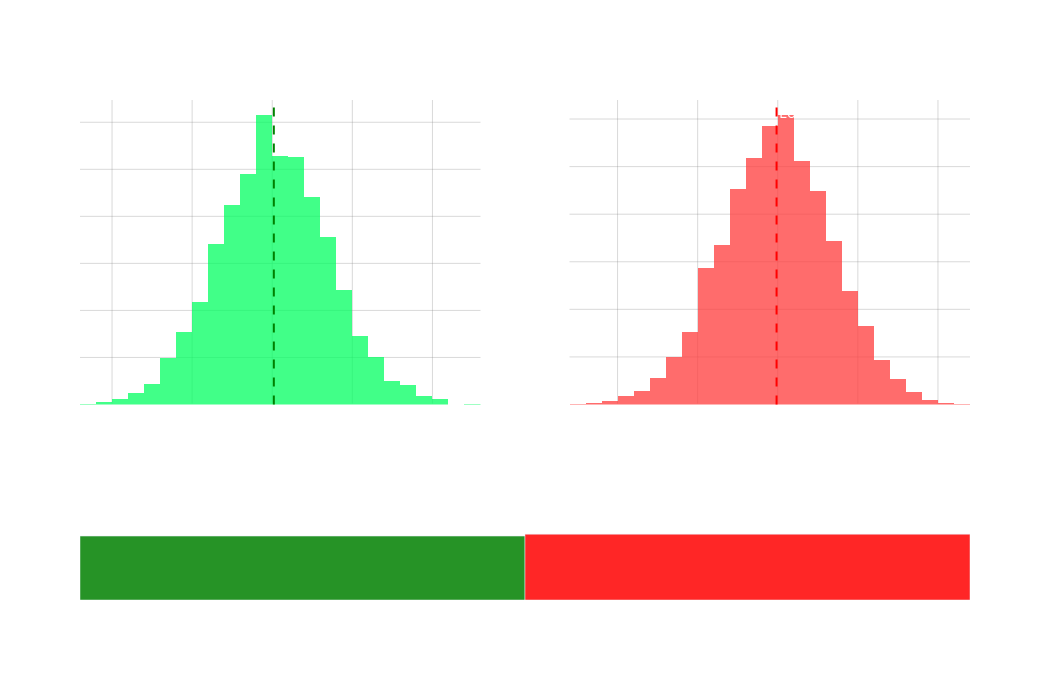

The notebook cell saved with this chart:
### Markdown cell above
##### Let's Look at our P/L Distribution for Each Game

### Code cell
import numpy as np
import random
import plotly.graph_objects as go
from plotly.subplots import make_subplots
from deuces import Card, Evaluator

# Gaussian betting logic from main function (mean=100, std=40, 3 rounds)
def get_positive_normal_bet(mean=100, std=40):
    bet = -1
    while bet <= 0:
        bet = np.random.normal(mean, std)
    return bet

def generate_gaussian_net_outcomes(num_games=10000):
    evaluator = Evaluator()
    hero_hand = [Card.new('As'), Card.new('Ah')]
    # Deck minus hero's aces
    full_deck = [Card.new(r+s) for r in Card.STR_RANKS for s in 'shdc' if Card.new(r+s) not in hero_hand]

    net_outcomes = []
    game_results = []  # 1 = win, 0 = tie, -1 = loss

    for step in range(num_games):
        random.shuffle(full_deck)
        cards_needed = full_deck[:15]
        opp_hands = [cards_needed[i*2:(i+1)*2] for i in range(5)]
        board = cards_needed[10:15]

        # Gaussian betting: sample three rounds per game
        hero_total_investment = 0
        total_pot = 0
        for _ in range(3):
            bet = get_positive_normal_bet(mean=100, std=40)
            hero_total_investment += bet
            total_pot += bet * 6  # 6 players

        try:
            hero_score = evaluator.evaluate(board, hero_hand)
            opp_scores = [evaluator.evaluate(board, hand) for hand in opp_hands]
        except KeyError as e:
            print(f"Error: { [Card.int_to_str(c) for c in board + hero_hand] }")
            raise e

        all_scores = [hero_score] + opp_scores
        min_score = min(all_scores)
        winners_count = all_scores.count(min_score)
        if hero_score == min_score:
            if winners_count == 1:
                game_results.append(1)  # win
            else:
                game_results.append(0)  # tie
            winnings = total_pot / winners_count
        else:
            game_results.append(-1)    # loss
            winnings = 0
        net_outcomes.append(winnings - hero_total_investment)
    return np.array(net_outcomes), np.array(game_results)

np.random.seed(2)
num_games = 10000
net_outcomes, game_results = generate_gaussian_net_outcomes(num_games)

# Separate wins and losses
wins = net_outcomes[game_results == 1]
losses = net_outcomes[game_results == -1]

# compute probabilities and EV
p_win = np.sum(game_results == 1) / num_games
p_loss = np.sum(game_results == -1) / num_games
p_tie = np.sum(game_results == 0) / num_games
EV = np.mean(net_outcomes)
EV_win = np.mean(wins) if wins.size > 0 else np.nan
EV_loss = np.mean(losses) if losses.size > 0 else np.nan

# Subplots: 2x1
fig = make_subplots(
    rows=2, cols=2,
    subplot_titles=(
        "Net Wealth Distribution: Wins", 
        "Net Wealth Distribution: Losses",
        "Probability of Outcome", ""
    ),
    specs=[[{"type": "histogram"}, {"type": "histogram"}],
           [{"type": "bar", "colspan": 2}, None]],
    row_heights=[0.7, 0.3],
    vertical_spacing=0.13
)

# Histogram for wins (green)
if wins.size > 0:
    fig.add_trace(
        go.Histogram(
            x=wins,
            name='Wins',
            marker_color='rgba(0,255,96,0.85)',
            nbinsx=25,
            showlegend=False,
            opacity=0.88
        ),
        row=1, col=1
    )
    fig.add_vline(
        x=EV_win, line_dash="dash", line_color="green",
        annotation_text=f"Win Mean: {EV_win:.1f}",
        annotation_position="top right", row=1, col=1
    )

# Histogram for losses (red)
if losses.size > 0:
    fig.add_trace(
        go.Histogram(
            x=losses,
            name='Losses',
            marker_color='rgba(255,64,64,0.87)',
            nbinsx=25,
            showlegend=False,
            opacity=0.88
        ),
        row=1, col=2
    )
    fig.add_vline(
        x=EV_loss, line_dash="dash", line_color="red",
        annotation_text=f"Loss Mean: {EV_loss:.1f}",
        annotation_position="top right", row=1, col=2
    )

# (Removed overall/global EV lines! Only win/loss EV vertical lines above.)

# Probability bar chart (win/loss)
fig.add_trace(
    go.Bar(
        x=['Win', 'Loss'],
        y=[p_win, p_loss],
        marker_color=['green', 'red'],
        opacity=0.85,
        showlegend=False,
        text=[f'{p_win*100:.1f}%', f'{p_loss*100:.1f}%'],
        textposition='outside'
    ),
    row=2, col=1,
)

# Set up axes etc
fig.update_layout(
    height=680,
    width=1050,
    plot_bgcolor='rgba(0,0,0,0)',
    paper_bgcolor='rgba(0,0,0,0)',
    font=dict(color='white'),
    title_text="Distributions of Net Wealth per Game (Wins vs Losses)"
)

fig.update_xaxes(showgrid=True, gridcolor='rgba(128,128,128,0.3)', title_text='Net Wealth', row=1, col=1)
fig.update_yaxes(showgrid=True, gridcolor='rgba(128,128,128,0.3)', title_text='Count', row=1, col=1)
fig.update_xaxes(showgrid=True, gridcolor='rgba(128,128,128,0.3)', title_text='Net Wealth', row=1, col=2)
fig.update_yaxes(showgrid=True, gridcolor='rgba(128,128,128,0.3)', title_text='Count', row=1, col=2)
fig.update_xaxes(showgrid=False, row=2, col=1)
fig.update_yaxes(showgrid=False, row=2, col=1, title_text='Probability', range=[0,1])

fig.update_annotations(font_size=15)

fig.show()

# Print EV and probability values under the bar chart
from IPython.display import display, HTML
display(HTML(f"""
<div style="margin-top: 1.7em; padding:0.5em; background: #282832; color: #70ffff; font-size:1.4em; border-radius:9px;">
    <strong>Expected Value (EV) per Game:</strong> {EV:.2f}<br>
    <span style="color:#3f7;">Win Probability:</span> {p_win:.2%} &nbsp; | &nbsp;
    <span style="color:#f77;">Loss Probability:</span> {p_loss:.2%} &nbsp; | &nbsp;
    <span style="color:#bbb;">Tie Probability:</span> {p_tie:.2%}
</div>
"""))

### Figure 1 — Plotly figure (JSON) as saved in the notebook; plotly's stock layout.template omitted (floating-point values rounded to 4 significant figures; data arrays with more than 128 entries replaced by an {"elided": "..."} marker saying what was removed)
{"data": [{"marker": {"color": "rgba(0,255,96,0.85)"}, "name": "Wins", "nbinsx": 25, "opacity": 0.88, "showlegend": false, "type": "histogram", "x": {"elided": "4897 float values"}, "xaxis": "x", "yaxis": "y"}, {"marker": {"color": "rgba(255,64,64,0.87)"}, "name": "Losses", "nbinsx": 25, "opacity": 0.88, "showlegend": false, "type": "histogram", "x": {"elided": "5043 float values"}, "xaxis": "x2", "yaxis": "y2"}, {"marker": {"color": ["green", "red"]}, "opacity": 0.85, "showlegend": false, "text": ["49.0%", "50.4%"], "textposition": "outside", "type": "bar", "x": ["Win", "Loss"], "xaxis": "x3", "y": [0.4897, 0.5043], "yaxis": "y3"}], "layout": {"annotations": [{"font": {"size": 15}, "showarrow": false, "text": "Net Wealth Distribution: Wins", "x": 0.225, "xanchor": "center", "xref": "paper", "y": 1, "yanchor": "bottom", "yref": "paper"}, {"font": {"size": 15}, "showarrow": false, "text": "Net Wealth Distribution: Losses", "x": 0.775, "xanchor": "center", "xref": "paper", "y": 1, "yanchor": "bottom", "yref": "paper"}, {"font": {"size": 15}, "showarrow": false, "text": "Probability of Outcome", "x": 0.5, "xanchor": "center", "xref": "paper", "y": 0.261, "yanchor": "bottom", "yref": "paper"}, {"font": {"size": 15}, "showarrow": false, "text": "Win Mean: 1509.9", "x": 1510.0, "xanchor": "left", "xref": "x", "y": 1, "yanchor": "top", "yref": "y domain"}, {"font": {"size": 15}, "showarrow": false, "text": "Loss Mean: -301.5", "x": -301.5, "xanchor": "left", "xref": "x2", "y": 1, "yanchor": "top", "yref": "y2 domain"}], "font": {"color": "white"}, "height": 680, "paper_bgcolor": "rgba(0,0,0,0)", "plot_bgcolor": "rgba(0,0,0,0)", "shapes": [{"line": {"color": "green", "dash": "dash"}, "type": "line", "x0": 1510.0, "x1": 1510.0, "xref": "x", "y0": 0, "y1": 1, "yref": "y domain"}, {"line": {"color": "red", "dash": "dash"}, "type": "line", "x0": -301.5, "x1": -301.5, "xref": "x2", "y0": 0, "y1": 1, "yref": "y2 domain"}], "title": {"text": "Distributions of Net Wealth per Game (Wins vs Losses)"}, "width": 1050, "xaxis": {"anchor": "y", "domain": [0, 0.45], "gridcolor": "rgba(128,128,128,0.3)", "showgrid": true, "title": {"text": "Net Wealth"}}, "xaxis2": {"anchor": "y2", "domain": [0.55, 1], "gridcolor": "rgba(128,128,128,0.3)", "showgrid": true, "title": {"text": "Net Wealth"}}, "xaxis3": {"anchor": "y3", "domain": [0, 1], "showgrid": false}, "yaxis": {"anchor": "x", "domain": [0.391, 1], "gridcolor": "rgba(128,128,128,0.3)", "showgrid": true, "title": {"text": "Count"}}, "yaxis2": {"anchor": "x2", "domain": [0.391, 1], "gridcolor": "rgba(128,128,128,0.3)", "showgrid": true, "title": {"text": "Count"}}, "yaxis3": {"anchor": "x3", "domain": [0, 0.261], "range": [0, 1], "showgrid": false, "title": {"text": "Probability"}}}}
